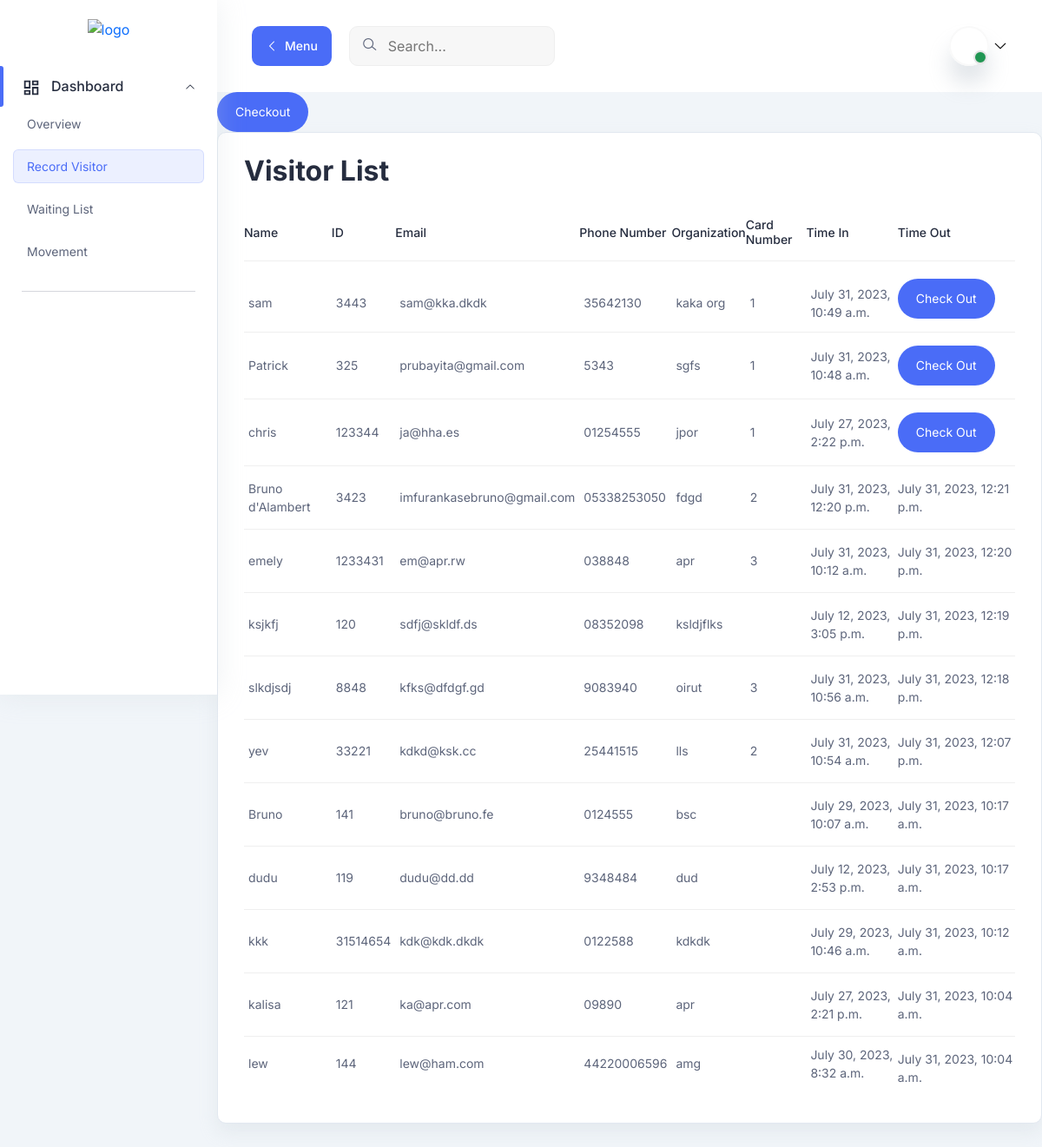
The app's page /movements/ with its own data.
### records/models.py (models this page shows, shortened)
class Movement(models.Model):
    visitor = models.ForeignKey(Visitor, on_delete=models.CASCADE, to_field='id_passport_nbr', related_name='movements')
    purpose = models.CharField(max_length=200)
    time_in = models.DateTimeField()
    time_out = models.DateTimeField(blank=True, null=True)
    devices = models.CharField(max_length=200, blank=True)
    comment = models.TextField(blank=True)
    card = models.ForeignKey(Card, on_delete=models.SET_NULL, blank=True, null=True)

class Visitor(models.Model):
    id_passport_nbr = models.CharField(max_length=100, primary_key=True)
    first_name = models.CharField(max_length=100)
    surname = models.CharField(max_length=100)
    organization = models.CharField(max_length=100)
    position = models.CharField(max_length=100)
    country_of_origin = models.CharField(max_length=100)
    email = models.EmailField()
    address = models.CharField(max_length=200)
    mobile_phone = models.CharField(max_length=20)

class Card(models.Model):
    name= models.CharField(max_length=50)
    number = models.CharField(max_length=50)

### records/views.py (the view)
# urls.py: path('movements/', views.movements, name='movements'),
def movements(request):
    checked_in_visitors = Movement.objects.filter(time_out__isnull=True)
    checked_out_visitors = Movement.objects.exclude(time_out__isnull=True)
    checked_in_visitors = checked_in_visitors.order_by('-id')
    checked_out_visitors = checked_out_visitors.order_by('-time_out')
    movements = list(checked_in_visitors) + list(checked_out_visitors)
    context = {'movements': movements}
    return render(request, 'records/movement.html', context)

### records/templates/records/movement.html (shortened to what this page needs)
{% extends "base.html" %}
{% load static %}
{% block content %}
<main class="main-wrapper">
<header class="header">
    <div class="container-fluid">
      <div class="row">
        <div class="col-lg-5 col-md-5 col-6">
          <div class="header-left d-flex align-items-center">
            <div class="menu-toggle-btn mr-20">
              <button
                id="menu-toggle"
                class="main-btn primary-btn btn-hover"
              >
                <i class="lni lni-chevron-left me-2"></i> Menu
              </button>
            </div>
            <div class="header-search d-none d-md-flex">
              <form action="#">
                <input type="text" placeholder="Search..." />
                <button><i class="lni lni-search-alt"></i></button>
              </form>
            </div>
          </div>
        </div>
        <div class="col-lg-7 col-md-7 col-6">
          <div class="header-right">
            <div class="profile-box ml-15">
              <button
                class="dropdown-toggle bg-transparent border-0"
                type="button"
                id="profile"
                data-bs-toggle="dropdown"
                aria-expanded="false"
              >
                <div class="profile-info">
                  <div class="info">
                    <div class="image">
                      <span class="status"></span>
                    </div>
                  </div>
                </div>
                <i class="lni lni-chevron-down"></i>
              </button>
            </div>
          </div>
        </div>
      </div>
    </div>
  </header>
<section class="checkout-section">
  <button id="checkoutButton" class="main-btn active-btn rounded-full btn-hover btn-sm">Checkout</button>
</section>
<section class="table-components">
        <div class="tables-wrapper">
        <div class="row">
            <div class="col-lg-12">
            <div class="card-style mb-30">
                <h1 class="mb-10">Visitor List</h1>
                <div class="table-wrapper table-responsive">
                <table class="table">
                    <thead>
                    <tr>
                        <th><h6>Name</h6></th>
                        <th><h6>ID</h6></th>
                        <th><h6>Email</h6></th>
                        <th><h6>Phone Number</h6></th>
                        <th><h6>Organization</h6></th>
                        <th><h6>Card Number</h6></th>
                        <th><h6>Time In</h6></th>
                        <th><h6>Time Out</h6></th>
                    </tr>
                    </thead>
                    <tbody>
                    {% for movement in movements %}
                    <tr>
                        <td class="min-width">
                            <p>{{ movement.visitor.first_name }}</p>
                        </td>
                        <td class="min-width">
                        <p>{{ movement.visitor.id_passport_nbr}}</p>
                        </td>
                        <td class="min-width">
                        <p>{{ movement.visitor.email }}</p>
                        </td>
                        <td class="min-width">
                            <p>{{ movement.visitor.mobile_phone }}</p>
                        </td>
                        <td class="min-width">
                          <p>{{ movement.visitor.organization }}</p>
                        </td>
                        <td class="min-width">
                          <p>{{ movement.card.name }}</p>
                        </td>
                        <td class="min-width">
                          <p>{{ movement.time_in }}</p>
                        </td>
                        <td>
                          {% if movement.time_out %}
                          <p>{{ movement.time_out }}</p>
                          {% else %}
                          <form method="post" action="{% url 'records:check_out_visitor' visitor_id=movement.visitor.id_passport_nbr %}">
                              <input type="submit" class="main-btn active-btn rounded-full btn-hover btn-sm" value="Check Out">
                          </form>
                          {% endif %}
                        </td>
                    </tr>
                    {% endfor %}
                    </tbody>
                </table>
                </div>
            </div>
            </div>
    </div>
    </div>
</section>
</main>
{% endblock content %}

### static/assets/css/fullcalendar.css (style rules this page uses)
:root { --fc-daygrid-event-dot-width:8px;--fc-list-event-dot-width:10px;--fc-list-event-hover-bg-color:#f5f5f5 }

### records on screen
Movement: visitor.first_name "sam", visitor.id_passport_nbr "3443", visitor.email "sam@kka.dkdk", visitor.mobile_phone "35642130", visitor.organization "kaka org", card.name "1", time_in "July 31, 2023, 10:49 a.m."
Movement: visitor.first_name "Patrick", visitor.id_passport_nbr "325", visitor.email "prubayita@gmail.com", visitor.mobile_phone "5343", visitor.organization "sgfs", card.name "1", time_in "July 31, 2023, 10:48 a.m."
Movement: visitor.first_name "chris", visitor.id_passport_nbr "123344", visitor.email "ja@hha.es", visitor.mobile_phone "01254555", visitor.organization "jpor", card.name "1", time_in "July 27, 2023, 2:22 p.m."
Movement: visitor.first_name "Bruno d'Alambert", visitor.id_passport_nbr "3423", visitor.email "imfurankasebruno@gmail.com", visitor.mobile_phone "05338253050", visitor.organization "fdgd", card.name "2", time_in "July 31, 2023, 12:20 p.m.", time_out "July 31, 2023, 12:21 p.m."
Movement: visitor.first_name "emely", visitor.id_passport_nbr "1233431", visitor.email "em@apr.rw", visitor.mobile_phone "038848", visitor.organization "apr", card.name "3", time_in "July 31, 2023, 10:12 a.m.", time_out "July 31, 2023, 12:20 p.m."
Movement: visitor.first_name "ksjkfj", visitor.id_passport_nbr "120", visitor.email "sdfj@skldf.ds", visitor.mobile_phone "08352098", visitor.organization "ksldjflks", time_in "July 12, 2023, 3:05 p.m.", time_out "July 31, 2023, 12:19 p.m."
Movement: visitor.first_name "slkdjsdj", visitor.id_passport_nbr "8848", visitor.email "kfks@dfdgf.gd", visitor.mobile_phone "9083940", visitor.organization "oirut", card.name "3", time_in "July 31, 2023, 10:56 a.m.", time_out "July 31, 2023, 12:18 p.m."
Movement: visitor.first_name "yev", visitor.id_passport_nbr "33221", visitor.email "kdkd@ksk.cc", visitor.mobile_phone "25441515", visitor.organization "lls", card.name "2", time_in "July 31, 2023, 10:54 a.m.", time_out "July 31, 2023, 12:07 p.m."
Movement: visitor.first_name "Bruno", visitor.id_passport_nbr "141", visitor.email "bruno@bruno.fe", visitor.mobile_phone "0124555", visitor.organization "bsc", time_in "July 29, 2023, 10:07 a.m.", time_out "July 31, 2023, 10:17 a.m."
Movement: visitor.first_name "dudu", visitor.id_passport_nbr "119", visitor.email "dudu@dd.dd", visitor.mobile_phone "9348484", visitor.organization "dud", time_in "July 12, 2023, 2:53 p.m.", time_out "July 31, 2023, 10:17 a.m."
Movement: visitor.first_name "kkk", visitor.id_passport_nbr "31514654", visitor.email "kdk@kdk.dkdk", visitor.mobile_phone "0122588", visitor.organization "kdkdk", time_in "July 29, 2023, 10:46 a.m.", time_out "July 31, 2023, 10:12 a.m."
Movement: visitor.first_name "kalisa", visitor.id_passport_nbr "121", visitor.email "ka@apr.com", visitor.mobile_phone "09890", visitor.organization "apr", time_in "July 27, 2023, 2:21 p.m.", time_out "July 31, 2023, 10:04 a.m."
Movement: visitor.first_name "lew", visitor.id_passport_nbr "144", visitor.email "lew@ham.com", visitor.mobile_phone "44220006596", visitor.organization "amg", time_in "July 30, 2023, 8:32 a.m.", time_out "July 31, 2023, 10:04 a.m."
